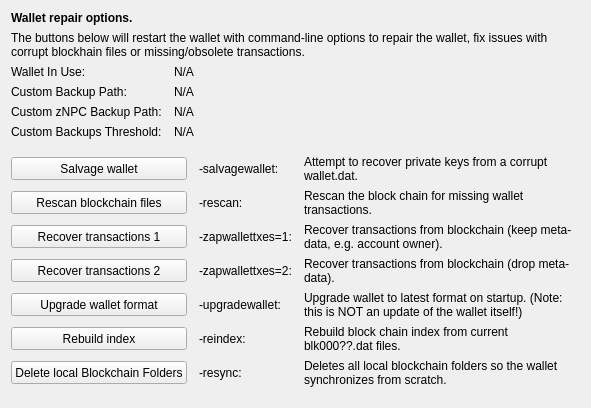
     <widget class="QWidget" name="tab_repair">
      <attribute name="title">
       <string>&amp;Wallet Repair</string>
      </attribute>
      <layout class="QGridLayout" name="gridLayout_4" columnstretch="0,0,0,0">
       <property name="horizontalSpacing">
        <number>12</number>
       </property>
       <item row="0" column="0" colspan="4">
        <widget class="QLabel" name="label_repair_header">
         <property name="font">
          <font>
           <weight>75</weight>
           <bold>true</bold>
          </font>
         </property>
         <property name="text">
          <string>Wallet repair options.</string>
         </property>
        </widget>
       </item>
       <item row="1" column="0" colspan="4">
        <widget class="QLabel" name="label_repair_helptext">
         <property name="font">
          <font>
           <weight>50</weight>
           <bold>false</bold>
          </font>
         </property>
         <property name="text">
          <string>The buttons below will restart the wallet with command-line options to repair the wallet, fix issues with corrupt blockhain files or missing/obsolete transactions.</string>
         </property>
         <property name="wordWrap">
          <bool>true</bool>
         </property>
        </widget>
       </item>
       <item row="2" column="0">
        <widget class="QLabel" name="wallet_path_label">
         <property name="text">
          <string>Wallet In Use:</string>
         </property>
        </widget>
       </item>
       <item row="2" column="1" colspan="3">
        <widget class="QLabel" name="wallet_path">
         <property name="cursor">
          <cursorShape>IBeamCursor</cursorShape>
         </property>
         <property name="text">
          <string>N/A</string>
         </property>
         <property name="textFormat">
          <enum>Qt::PlainText</enum>
         </property>
         <property name="textInteractionFlags">
          <set>Qt::LinksAccessibleByMouse|Qt::TextSelectableByKeyboard|Qt::TextSelectableByMouse</set>
         </property>
        </widget>
       </item>
       <item row="3" column="0">
        <widget class="QLabel" name="wallet_custombackuppath_label">
         <property name="text">
          <string>Custom Backup Path:</string>
         </property>
         <property name="visible">
          <bool>false</bool>
         </property>
        </widget>
       </item>
       <item row="3" column="1" colspan="3">
        <widget class="QLabel" name="wallet_custombackuppath">
         <property name="cursor">
          <cursorShape>IBeamCursor</cursorShape>
         </property>
         <property name="text">
          <string>N/A</string>
         </property>
         <property name="textFormat">
          <enum>Qt::PlainText</enum>
         </property>
         <property name="textInteractionFlags">
          <set>Qt::LinksAccessibleByMouse|Qt::TextSelectableByKeyboard|Qt::TextSelectableByMouse</set>
         </property>
         <property name="visible">
          <bool>false</bool>
         </property>
        </widget>
       </item>
       <item row="4" column="0">
        <widget class="QLabel" name="wallet_customznpcbackuppath_label">
         <property name="text">
          <string>Custom zNPC Backup Path:</string>
         </property>
         <property name="visible">
          <bool>false</bool>
         </property>
        </widget>
       </item>
       <item row="4" column="1" colspan="3">
        <widget class="QLabel" name="wallet_customznpcbackuppath">
         <property name="cursor">
          <cursorShape>IBeamCursor</cursorShape>
         </property>
         <property name="text">
          <string>N/A</string>
         </property>
         <property name="textFormat">
          <enum>Qt::PlainText</enum>
         </property>
         <property name="textInteractionFlags">
          <set>Qt::LinksAccessibleByMouse|Qt::TextSelectableByKeyboard|Qt::TextSelectableByMouse</set>
         </property>
         <property name="visible">
          <bool>false</bool>
         </property>
        </widget>
       </item>
       <item row="5" column="0">
        <widget class="QLabel" name="wallet_custombackupthreshold_label">
         <property name="text">
          <string>Custom Backups Threshold:</string>
         </property>
         <property name="visible">
          <bool>false</bool>
         </property>
        </widget>
       </item>
       <item row="5" column="1" colspan="3">
        <widget class="QLabel" name="wallet_custombackupthreshold">
         <property name="cursor">
          <cursorShape>IBeamCursor</cursorShape>
         </property>
         <property name="text">
          <string>N/A</string>
         </property>
         <property name="textFormat">
          <enum>Qt::PlainText</enum>
         </property>
         <property name="textInteractionFlags">
          <set>Qt::LinksAccessibleByMouse|Qt::TextSelectableByKeyboard|Qt::TextSelectableByMouse</set>
         </property>
         <property name="visible">
          <bool>false</bool>
         </property>
        </widget>
       </item>
       <item row="6" column="0">
        <spacer name="verticalSpacer_repair1">
         <property name="orientation">
          <enum>Qt::Vertical</enum>
         </property>
         <property name="sizeHint" stdset="0">
          <size>
           <width>10</width>
           <height>10</height>
          </size>
         </property>
        </spacer>
       </item>
       <item row="7" column="0" colspan="2">
        <widget class="QPushButton" name="btn_salvagewallet">
         <property name="minimumSize">
          <size>
           <width>100</width>
           <height>23</height>
          </size>
         </property>
         <property name="text">
          <string>Salvage wallet</string>
         </property>
        </widget>
       </item>
       <item row="7" column="2">
        <widget class="QLabel" name="label_repair_salvage_command">
         <property name="text">
          <string notr="true">-salvagewallet:</string>
         </property>
        </widget>
       </item>
       <item row="7" column="3">
        <widget class="QLabel" name="label_repair_salvage">
         <property name="text">
          <string>Attempt to recover private keys from a corrupt wallet.dat.</string>
         </property>
         <property name="wordWrap">
          <bool>true</bool>
         </property>
        </widget>
       </item>
       <item row="8" column="0" colspan="2">
        <widget class="QPushButton" name="btn_rescan">
         <property name="minimumSize">
          <size>
           <width>100</width>
           <height>23</height>
          </size>
         </property>
         <property name="text">
          <string>Rescan blockchain files</string>
         </property>
        </widget>
       </item>
       <item row="8" column="2">
        <widget class="QLabel" name="label_repair_rescan_command">
         <property name="text">
          <string notr="true">-rescan:</string>
         </property>
        </widget>
       </item>
       <item row="8" column="3">
        <widget class="QLabel" name="label_repair_rescan">
         <property name="text">
          <string>Rescan the block chain for missing wallet transactions.</string>
         </property>
         <property name="wordWrap">
          <bool>true</bool>
         </property>
        </widget>
       </item>
       <item row="9" column="0" colspan="2">
        <widget class="QPushButton" name="btn_zapwallettxes1">
         <property name="minimumSize">
          <size>
           <width>100</width>
           <height>23</height>
          </size>
         </property>
         <property name="text">
          <string>Recover transactions 1</string>
         </property>
        </widget>
       </item>
       <item row="9" column="2">
        <widget class="QLabel" name="label_repair_zap1_command">
         <property name="text">
          <string notr="true">-zapwallettxes=1:</string>
         </property>
        </widget>
       </item>
       <item row="9" column="3">
        <widget class="QLabel" name="label_repair_zap1">
         <property name="text">
          <string>Recover transactions from blockchain (keep meta-data, e.g. account owner).</string>
         </property>
         <property name="wordWrap">
          <bool>true</bool>
         </property>
        </widget>
       </item>
       <item row="10" column="0" colspan="2">
        <widget class="QPushButton" name="btn_zapwallettxes2">
         <property name="minimumSize">
          <size>
           <width>100</width>
           <height>23</height>
          </size>
         </property>
         <property name="text">
          <string>Recover transactions 2</string>
         </property>
        </widget>
       </item>
       <item row="10" column="2">
        <widget class="QLabel" name="label_repair_zap2_command">
         <property name="text">
          <string notr="true">-zapwallettxes=2:</string>
         </property>
        </widget>
       </item>
       <item row="10" column="3">
        <widget class="QLabel" name="label_repair_zap2">
         <property name="text">
          <string>Recover transactions from blockchain (drop meta-data).</string>
         </property>
         <property name="wordWrap">
          <bool>true</bool>
         </property>
        </widget>
       </item>
       <item row="11" column="0" colspan="2">
        <widget class="QPushButton" name="btn_upgradewallet">
         <property name="minimumSize">
          <size>
           <width>100</width>
           <height>23</height>
          </size>
         </property>
         <property name="text">
          <string>Upgrade wallet format</string>
         </property>
        </widget>
       </item>
       <item row="11" column="2">
        <widget class="QLabel" name="label_repair_upgrade_command">
         <property name="text">
          <string notr="true">-upgradewallet:</string>
         </property>
        </widget>
       </item>
       <item row="11" column="3">
        <widget class="QLabel" name="label_repair_upgrade">
         <property name="text">
          <string>Upgrade wallet to latest format on startup. (Note: this is NOT an update of the wallet itself!)</string>
         </property>
         <property name="wordWrap">
          <bool>true</bool>
         </property>
        </widget>
       </item>
       <item row="12" column="0" colspan="2">
        <widget class="QPushButton" name="btn_reindex">
         <property name="minimumSize">
          <size>
           <width>100</width>
           <height>23</height>
          </size>
         </property>
         <property name="text">
          <string>Rebuild index</string>
         </property>
        </widget>
       </item>
       <item row="12" column="2">
        <widget class="QLabel" name="label_repair_reindex_command">
         <property name="text">
          <string notr="true">-reindex:</string>
         </property>
        </widget>
       </item>
       <item row="12" column="3">
        <widget class="QLabel" name="label_repair_reindex">
         <property name="text">
          <string>Rebuild block chain index from current blk000??.dat files.</string>
         </property>
         <property name="wordWrap">
          <bool>true</bool>
         </property>
        </widget>
       </item>
       <item row="13" column="0" colspan="2">
        <widget class="QPushButton" name="btn_resync">
         <property name="minimumSize">
          <size>
           <width>100</width>
           <height>23</height>
          </size>
         </property>
         <property name="text">
          <string>Delete local Blockchain Folders</string>
         </property>
        </widget>
       </item>
       <item row="13" column="2">
        <widget class="QLabel" name="label_repair_resync_command">
         <property name="text">
          <string>-resync:</string>
         </property>
        </widget>
       </item>
       <item row="13" column="3">
        <widget class="QLabel" name="label_repair_resync">
         <property name="text">
          <string>Deletes all local blockchain folders so the wallet synchronizes from scratch.</string>
         </property>
         <property name="wordWrap">
          <bool>true</bool>
         </property>
        </widget>
       </item>
       <item row="14" column="0">
        <spacer name="verticalSpacer_repair2">
         <property name="orientation">
          <enum>Qt::Vertical</enum>
         </property>
         <property name="sizeHint" stdset="0">
          <size>
           <width>20</width>
           <height>10</height>
          </size>
         </property>
        </spacer>
       </item>
      </layout>
     </widget>
